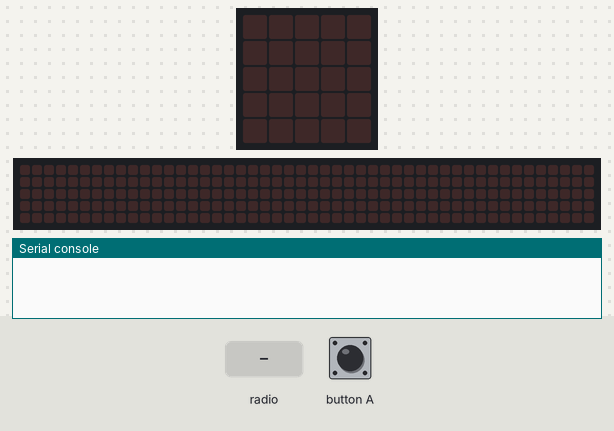
Bench run of a program on a simulated BBC micro:bit (MakeCode). Shown: the board's 5×5 LED display, a strip that is not on the board, showing the scrolling text unrolled, the last lines printed to the serial console. The inputs (shaded band) are chosen by the test bench. Random numbers come from a fixed seed; no radio messages arrive unless stated (any console line starting 'radio sent:' is added by the test bench); the 48×5 strip is a reading aid, not a part: it shows the text the display is scrolling, unrolled, one strip-width of it at a time.

Above: at 1.2 s.
1.3 s: button A pressed for 0.15 s
At 2.0 s:
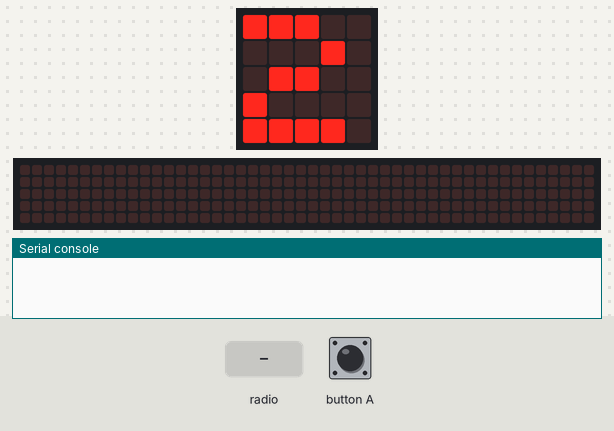
At 2.42 s:
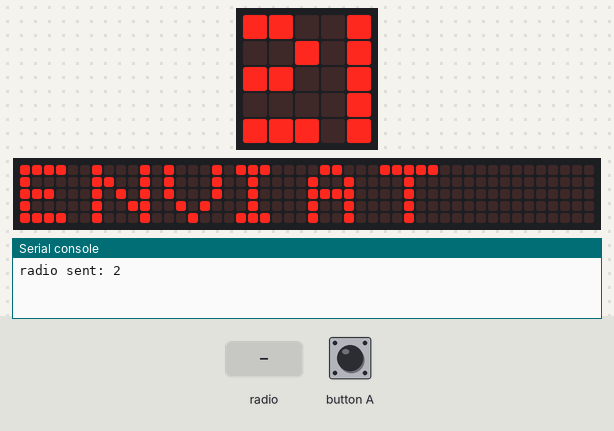
4.3 s: radio message "1" arrives
7.3 s: button A pressed for 0.15 s
At 9.1 s:
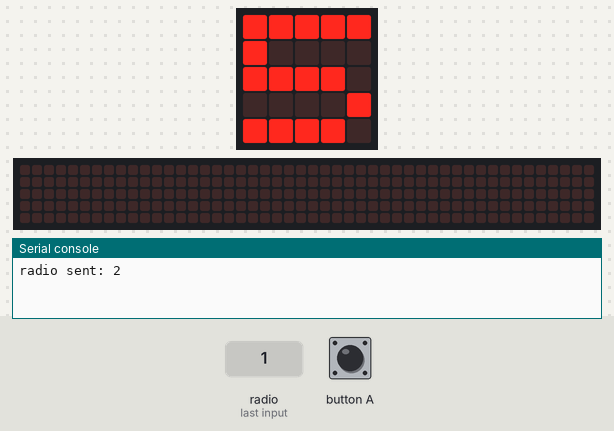

The program:

main.ts
```typescript
radio.onReceivedNumber(function (receivedNumber) {
    basic.showString("REBUT")
    if (receivedNumber > dau) {
        basic.showLeds(`
            . # . # .
            # . . . #
            . . . . .
            . # # # .
            # # # # #
            `)
    } else {
        basic.showLeds(`
            # . . . #
            . # . # .
            . . . . .
            # # # # #
            . # # # .
            `)
    }
})
input.onButtonPressed(Button.A, function () {
    dau = randint(1, 6)
    basic.showNumber(dau)
    radio.sendNumber(dau)
    basic.showString("ENVIAT")
})
let dau = 0
radio.setGroup(1)
```

test.ts
```typescript
// les proves van aquí; això no es compilarà quan aquest paquet s'usi com a extensió.
```

Measured:
- after the input at 1.3 s, the display: changes after 0.15 s (image 1)
- what the display in image 1 shows lasts 0.7 s, from 1.5 s to 2.2 s
